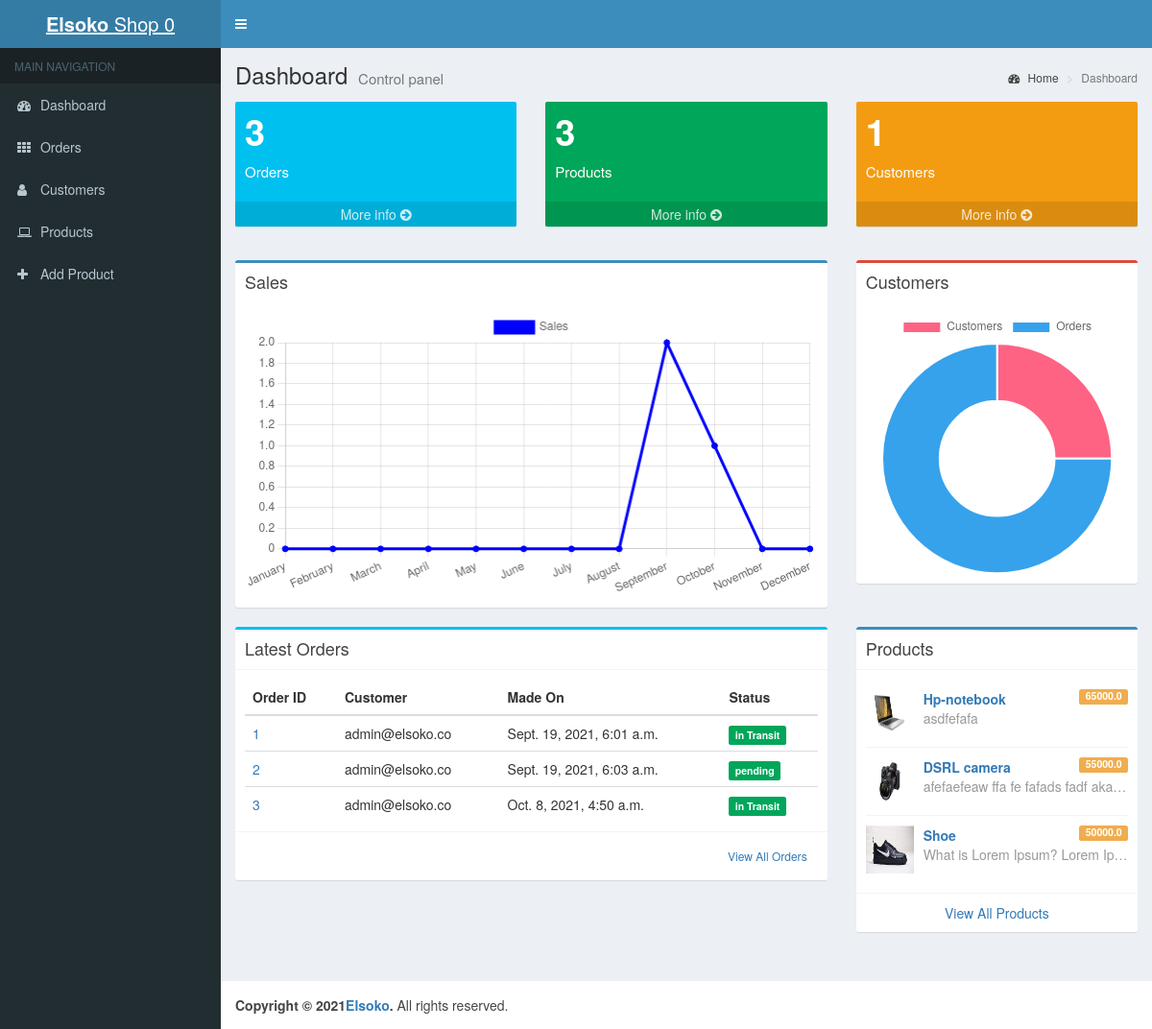
Before: /shop/ (signed in) with the older database file.
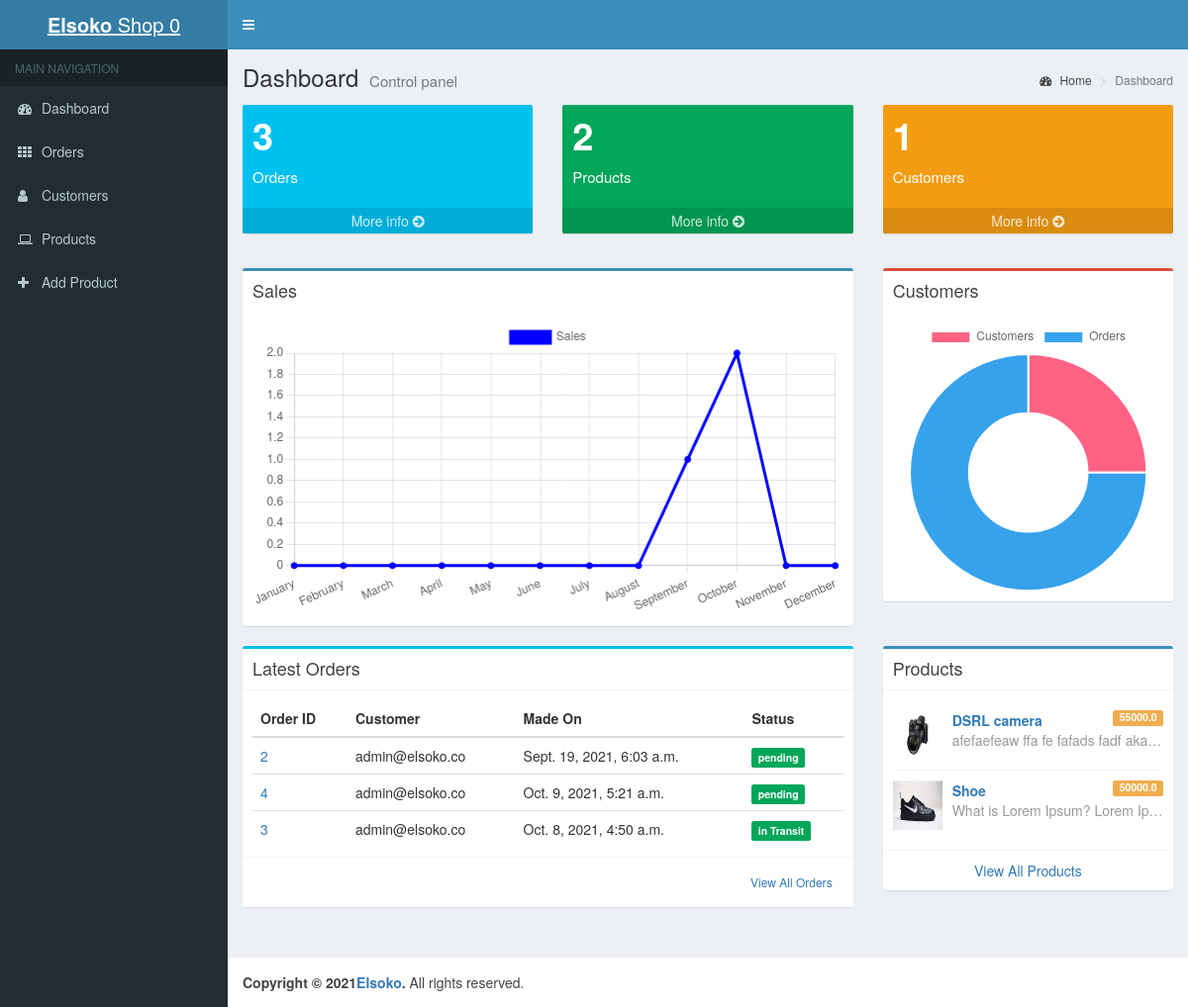
After: the same page with the newer database file.
### main/models.py (models this page shows, shortened)
class Order(models.Model):
    customer = models.ForeignKey(get_user_model(), on_delete=models.CASCADE)
    address = models.CharField(max_length=60)
    location = models.CharField(max_length=60)
    payment = models.CharField(max_length=20)
    transport = models.CharField(max_length=20, blank=True, null=True)
    status = models.CharField(max_length=20, choices=(
        ('pending', 'pending'),
        ('in Transit', 'in Transit'),
        ('delivered', 'delivered')
    ))
    paid = models.BooleanField(default=False)
    total = models.FloatField(blank=True, null=True)
    made_on = models.DateTimeField(auto_now_add=True)
    estimated = models.DateTimeField(blank=True, null=True)

class Product(models.Model):
    name = models.CharField(max_length=40)
    shop = models.ForeignKey(Shop, on_delete=models.CASCADE)
    category = models.ForeignKey(SubCategory, on_delete=models.CASCADE)
    new = models.BooleanField(default=True)
    price = models.FloatField()
    discount = models.FloatField(default=0)
    image = models.ImageField(upload_to='product images')
    description = models.TextField()
    created_at = models.DateField(auto_now_add=True)

### users/models.py (models this page shows, shortened)
class User(PermissionsMixin, AbstractBaseUser):
    email = models.EmailField(_('email address'), unique=True)
    firstname = models.CharField(_('firstname'), max_length=30)
    lastname = models.CharField(_('lastname'), max_length=30)
    image = models.ImageField(upload_to="user images", blank=True, null=True)
    is_active = models.BooleanField(_('active'), default=True)
    date_joined = models.DateTimeField(_('date joined'), auto_now_add=True)
    is_staff = models.BooleanField(_('staff'), default=False)
    location = models.CharField(_('location'), max_length=100)
    phone = models.CharField(_('phone'), max_length=20)
    has_shop = models.BooleanField(_('shop'), default=False)
    objects = UserManager()
    USERNAME_FIELD = 'email'
    REQUIRED_FIELDS = []
    class Meta:
        verbose_name = _('user')
        verbose_name_plural = _('users')

### shop/views.py (the view)
# urls.py: path('', views.dashboard, name="shop-dashboard"),
@login_required(login_url='login')
def dashboard(request):
    context = {}
    user = request.user
    shop = Shop.objects.get(owner_id=user.id)
    items, _shop_orders = OrderItem.objects.filter(product__shop_id=shop.id), [item.order for item in OrderItem.objects.filter(product__shop_id=shop.id)]
    shop_products = Product.objects.filter(shop_id=shop.id)
    _customers = list(set([order.customer for order in _shop_orders]))
    months = ['January', 'February', 'March', 'April', 'May', 'June', 'July', 'August', 'September', 'October', 'November', 'December']
    data = []
    for month_no, month in enumerate(months, start=1):
        month_order_count = 0
        for order in _shop_orders:
            if order.made_on.month == month_no:
                month_order_count += 1
        data.append(month_order_count)
    context["months"] = months
    context["data"] = data
    context["orders_count"] = len(_shop_orders)
    context["customers_count"] = len(_customers)
    context["products"] = shop_products
    context["customers"] = _customers
    context["orders"] = _shop_orders
    context["shop"] = shop
    context["owner"] = user
    return render(request, 'shop/index.html', context)

### templates/shop/index.html (shortened to what the changed rows need)
{% extends 'shop/base.html' %}
{% load static %}
{% block content %}
    <section class="content">
        <div class="row">
            <div class="col-md-8">
              <div class="box box-primary">
                <div class="box-body">
                  <canvas id="saleChart"></canvas>
                </div>
              </div>
            </div>
            <div class="col-md-8">
              <div class="box box-info">
                <div class="box-body">
                  <div class="table-responsive">
                    <table class="table no-margin">
                      <thead>
                        <tr>
                          <th>Order ID</th>
                          <th>Customer</th>
                          <th>Made On</th>
                          <th>Status</th>
                        </tr>
                      </thead>
                      <tbody>
                      {% for order in orders %}
                        <tr>
                          <td><a href="#">{{ order.id }}</a></td>
                          <td>{{ order.customer }}</td>
                          <td>{{ order.made_on }}</td>
                          <td><span class="label label-success">{{ order.status }}</span></td>
                        </tr>
                        {% endfor %}
                      </tbody>
                    </table>
                  </div>
                </div>
              </div>
            </div>
            <div class="col-md-4">
              <div class="box box-primary">
                <div class="box-body">
                  <ul class="products-list product-list-in-box">
                    {% for prod in products %}
                    <li class="item">
                      <div class="product-img">
                        <img src="{{ prod.image.url }}" alt="Product Image">
                      </div>
                      <div class="product-info">
                        <a href="#" class="product-title">{{ prod.name }} <span class="label label-warning pull-right">{{ prod.price }}</span></a>
                        <span class="product-description">
                          {{ prod.description }}
                        </span>
                      </div>
                    </li>
                      {% endfor %}
                  </ul>
                </div>
              </div>
            </div>
        </div>
    </section>
    <script>
document.getElementById("areaChart")
const labels = {{ months|safe }};
const data = {
  labels: labels,
  datasets: [{
    label: 'Sales',
    backgroundColor: 'blue',
    borderColor: 'blue',
    data: {{ data|safe }},
  }]
};
const config = {
  type: 'line',
  data: data,
  options: {}
};
let lineChart = new Chart(
   document.getElementById("saleChart"), config
)
const d_data = {
  labels: [
    'Customers',
    'Orders'
  ],
  datasets: [{
    label: 'Customers vs Orders Ratio',
    data: [{{ customers_count }} , {{ orders_count }}],
    backgroundColor: [
      'rgb(255, 99, 132)',
      'rgb(54, 162, 235)',
      'rgb(255, 205, 86)'
    ],
    hoverOffset: 4
  }]
};
const d_config = {
    type: 'doughnut',
    data: d_data,
}
let doughnutChart = new Chart(
    document.getElementById('pieChart'), d_config
)
    </script>
{% endblock %}

### templates/shop/base.html (shortened to what the changed rows need)
{% load static %}
<!DOCTYPE html>
<html>
  <head>
    <link href="{% static 'bootstrap/css/bootstrap.min.css' %}" rel="stylesheet" type="text/css" />
    <link href="https://maxcdn.bootstrapcdn.com/font-awesome/4.3.0/css/font-awesome.min.css" rel="stylesheet" type="text/css" />
    <link href="http://code.ionicframework.com/ionicons/2.0.0/css/ionicons.min.css" rel="stylesheet" type="text/css" />
    <link href="{% static 'dist/css/AdminLTE.min.css' %}" rel="stylesheet" type="text/css" />
    <link href="{% static 'dist/css/skins/_all-skins.min.css' %}" rel="stylesheet" type="text/css" />
    <link href="{% static 'plugins/iCheck/flat/blue.css' %}" rel="stylesheet" type="text/css" />
    <link href="{% static 'plugins/morris/morris.css' %}" rel="stylesheet" type="text/css" />
    <link href="{% static 'plugins/jvectormap/jquery-jvectormap-1.2.2.css' %}" rel="stylesheet" type="text/css" />
    <link href="{% static 'plugins/datepicker/datepicker3.css' %}" rel="stylesheet" type="text/css" />
    <link href="{% static 'plugins/daterangepicker/daterangepicker-bs3.css' %}" rel="stylesheet" type="text/css" />
    <link href="{% static 'bootstrap/css/bootstrap.css' %}" rel="stylesheet">
    <link href="{% static 'plugins/bootstrap-wysihtml5/bootstrap3-wysihtml5.min.css' %}" rel="stylesheet" type="text/css" />
  </head>
  <body class="skin-blue">
    <div class="wrapper">
        <div class="content-wrapper">
          <section class="content-header">
            <h1>
              Dashboard
              <small>Control panel</small>
            </h1>
          </section>
          <section class="content">
            <div class="row">
              <div class="col-lg-4 col-xs-6">
                <div class="small-box bg-green">
                  <div class="inner">
                    <h3>{{ products.count }}<sup style="font-size: 20px"></sup></h3>
                    <p>Products</p>
                  </div>
                </div>
              </div>
            </div>
            <div class="row">
                {% block content %}{% endblock %}
            </div>
          </section>
        </div>
      </div>
  </body>
</html>

Changed rows visible on the page:
no longer on this page (row unchanged): Order: id "1", customer "admin@elsoko.co", made_on "Sept. 19, 2021, 6:01 a.m.", status "in Transit"
no longer on this page (row edited): Product: image (picture), name "Hp-notebook", price "65000.0", description "asdfefafa"
added Order: id "4", customer "admin@elsoko.co", made_on "Oct. 9, 2021, 5:21 a.m.", status "pending"
Other visible differences:
{{ products.count }}: "3" → "2"
chart data {{ data|safe }}: [0, 0, 0, 0, 0, 0, 0, 0, 2, 1, 0, 0] → [0, 0, 0, 0, 0, 0, 0, 0, 1, 2, 0, 0]
